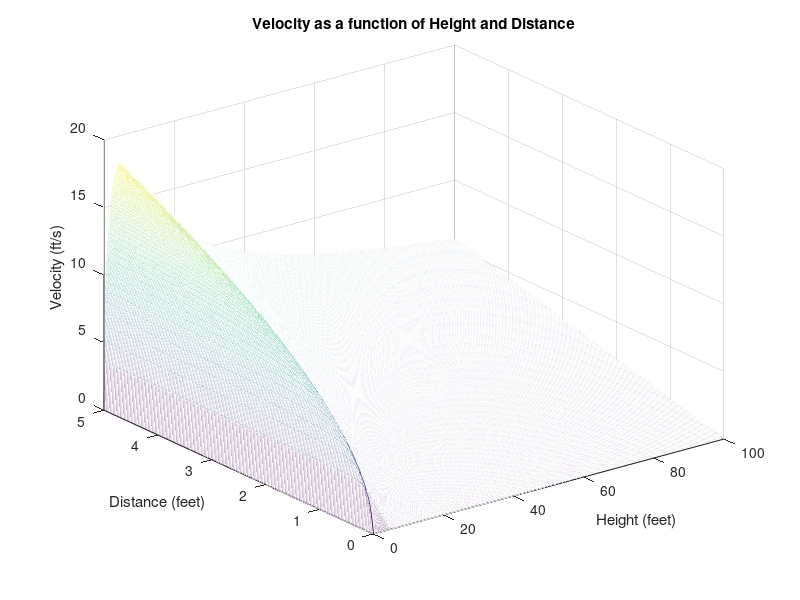
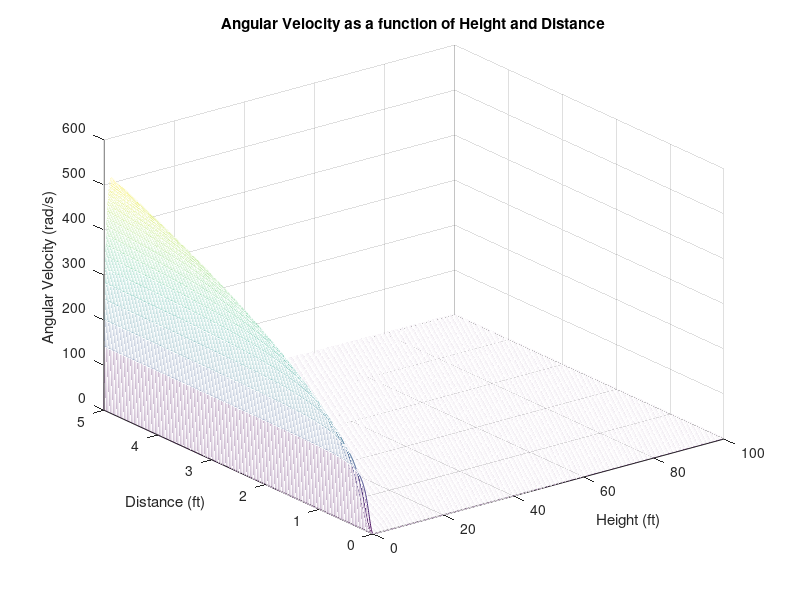
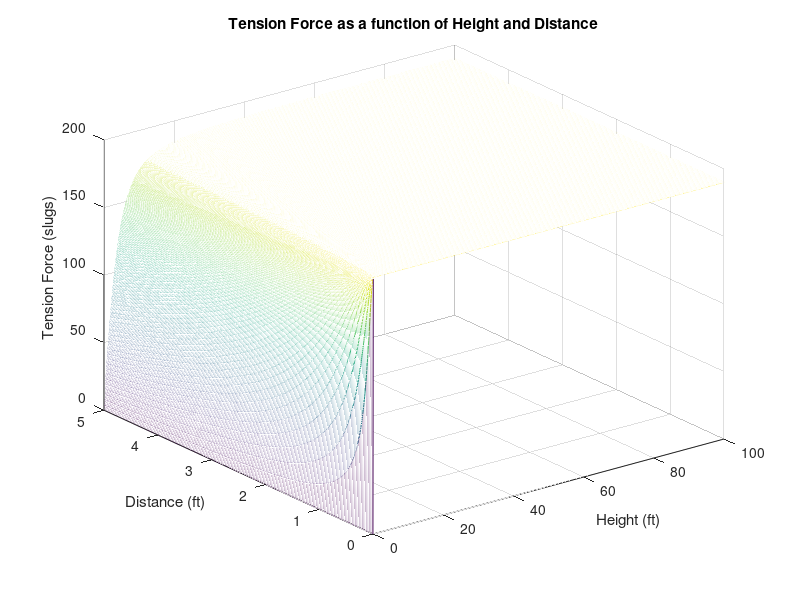

MATLAB code for these plots, in order:
% Curran Robertson
% A climber falls. Find velocity, angular velocity, and force of rope on
% climber at bottom of fall. Vary height and distance from wall. 
clear all;clc;close all

% Constants
a = 72; % Climber is 72 inches tall
r = 6; % Location of centroid is 6 inches from T
y = 3; % Location of T is 3 inches below centroid
g = 32.2; % acceleration due to gravity in ft/s^2
W = 190; % weight is 190 lbf

% Variables
t = 0.1; % step constant
h = (0:t:100); % height varies from 0 to 100 feet
d = (0:t/20:5); % distance from wall varies from 0 to 5 feet (column vector)

% Create meshgrid for h and d
[H,D] = meshgrid(h,d);

% Derived Constants
m = W/g; % mass
Ig = (1/12)*m*(3*r^2+a^2); % Moment of inertia of a cylinder
rg = sqrt(r^2+y^2); % distance from T to G

% Derived Variables
theta = atan(D./H); % angle
L = H./cos(theta); % length of rope

% Conservation of Energy
V2 = sqrt(4.*H.*g); % velocity at bottom of fall

% Principal of Linear Impulse and Momentum
V2t = V2.*sin(theta); % Velocity in the t-direction after impact

% Conservation of Angular Momentum
wp = ((m*r)/Ig).*sqrt(4.*H.*g) + m*rg.*V2t.*(sin(theta).^2); % angular velocity in k direction after impact

% Sum of the forces in the t-direction
F = m*g.*cos(theta);

% Plot Functions vs. h and d
figure

mesh(H,D,V2t)
hold on
grid on
title('Velocity as a function of Height and Distance')
xlabel('Height (feet)')
ylabel('Distance (feet)')
zlabel('Velocity (ft/s)')
%legend
hold off

figure

mesh(H,D,wp)
hold on
grid on
title('Angular Velocity as a function of Height and Distance')
xlabel('Height (ft)')
ylabel('Distance (ft)')
zlabel('Angular Velocity (rad/s)')
%legend
hold off

figure

mesh(H,D,F)
hold on
grid on
title('Tension Force as a function of Height and Distance')
xlabel('Height (ft)')
ylabel('Distance (ft)')
zlabel('Tension Force (slugs)')
%legend
hold off









